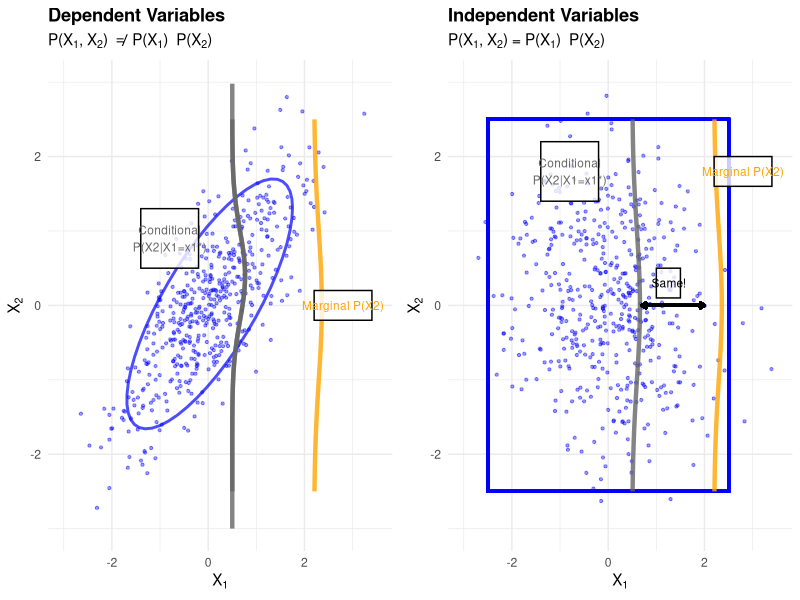

This chart was generated by the following R code:
# Illustrating two factorizations: P(X1, X2) vs P(X1) * P(X2)
# Shows conditional vs marginal sampling for dependent and independent variables

library(ggplot2)
library(gridExtra)

set.seed(123)

# ============================================================================
# Plot 1: DEPENDENT VARIABLES
# ============================================================================

# Generate correlated (dependent) variables
n <- 500
x1_dep <- rnorm(n, 0, 1)
x2_dep <- 0.8 * x1_dep + rnorm(n, 0, 0.6)  # Strong correlation
df_dependent <- data.frame(x1 = x1_dep, x2 = x2_dep)

# Fixed value for conditioning
x1_fixed <- 0.5

# Create dependent variables plot
plot_dependent <- ggplot(df_dependent, aes(x = x1, y = x2)) +
  geom_point(alpha = 0.4, size = 0.8, color = "blue") +
  
  # Add elliptical boundary to show correlation structure
  stat_ellipse(type = "norm", level = 0.8, color = "blue", size = 1, alpha = 0.7) +
  
  # Conditional distribution curve (gray) - P(X2|X1=x1_fixed)
  stat_function(fun = function(y) x1_fixed + dnorm(y, mean = 0.8*x1_fixed, sd = 0.6) * 0.4, 
                aes(x = ..y.., y = ..x..), color = "gray40", size = 1.5, alpha = 0.8) +
  geom_path(data = data.frame(y = seq(-2.5, 2.5, 0.1), 
                              x = x1_fixed + dnorm(seq(-2.5, 2.5, 0.1), mean = 0.8*x1_fixed, sd = 0.6) * 0.4),
            aes(x = x, y = y), color = "gray40", size = 1.5, alpha = 0.8) +
  
  # Marginal distribution curve (orange) - P(X2)
  geom_path(data = data.frame(y = seq(-2.5, 2.5, 0.1), 
                              x = 2.2 + dnorm(seq(-2.5, 2.5, 0.1), mean = 0, sd = sqrt(0.8^2 + 0.6^2)) * 0.4),
            aes(x = x, y = y), color = "orange", size = 1.5, alpha = 0.8) +
  
  # Labels and annotations with background boxes
  annotate("rect", xmin = -1.4, xmax = -0.2, ymin = 0.5, ymax = 1.3, 
           fill = "white", color = "black", alpha = 0.8) +
  annotate("text", x = -0.8, y = 0.9, label = "Conditional\nP(X2|X1=x1*)", 
           color = "gray40", size = 3, hjust = 0.5) +
  annotate("rect", xmin = 2.2, xmax = 3.4, ymin = -0.2, ymax = 0.2, 
           fill = "white", color = "black", alpha = 0.8) +
  annotate("text", x = 2.8, y = 0, label = "Marginal P(X2)", 
           color = "orange", size = 3, hjust = 0.5) +
  
  labs(title = "Dependent Variables",
       subtitle = expression(paste("P(X"[1], ", X"[2], ") ", phantom() != phantom(), " P(X"[1], ") ", " P(X"[2], ")")),
       x = expression(X[1]), 
       y = expression(X[2])) +
  xlim(-3, 3.5) + ylim(-3, 3) +
  theme_minimal() +
  theme(plot.title = element_text(face = "bold"))

# ============================================================================
# Plot 2: INDEPENDENT VARIABLES  
# ============================================================================

# Generate independent variables
x1_indep <- rnorm(n, 0, 1)
x2_indep <- rnorm(n, 0, 1)  # No correlation with x1_indep
df_independent <- data.frame(x1 = x1_indep, x2 = x2_indep)

# Create independent variables plot
plot_independent <- ggplot(df_independent, aes(x = x1, y = x2)) +
  geom_point(alpha = 0.4, size = 0.8, color = "blue") +
  
  # Add rectangular boundary to show independence
  geom_rect(xmin = -2.5, xmax = 2.5, ymin = -2.5, ymax = 2.5, 
            fill = NA, color = "blue", size = 1, alpha = 0.7) +
  
  # Conditional distribution curve (gray) - P(X2|X1=x1_fixed) = P(X2) under independence
  geom_path(data = data.frame(y = seq(-2.5, 2.5, 0.1), 
                              x = x1_fixed + dnorm(seq(-2.5, 2.5, 0.1), mean = 0, sd = 1) * 0.4),
            aes(x = x, y = y), color = "gray40", size = 1.5, alpha = 0.8) +
  
  # Marginal distribution curve (orange) - P(X2) - same as conditional
  geom_path(data = data.frame(y = seq(-2.5, 2.5, 0.1), 
                              x = 2.2 + dnorm(seq(-2.5, 2.5, 0.1), mean = 0, sd = 1) * 0.4),
            aes(x = x, y = y), color = "orange", size = 1.5, alpha = 0.8) +
  
  # Arrow showing they're the same
  geom_segment(x = x1_fixed + 0.2, y = 0, xend = 2.0, yend = 0, 
               arrow = arrow(length = unit(0.15, "cm"), ends = "both"), 
               color = "black", size = 1) +
  
  # Labels and annotations with background boxes
  annotate("rect", xmin = -1.4, xmax = -0.2, ymin = 1.4, ymax = 2.2, 
           fill = "white", color = "black", alpha = 0.8) +
  annotate("text", x = -0.8, y = 1.8, label = "Conditional\nP(X2|X1=x1*)", 
           color = "gray40", size = 3, hjust = 0.5) +
  annotate("rect", xmin = 2.2, xmax = 3.4, ymin = 1.6, ymax = 2.0, 
           fill = "white", color = "black", alpha = 0.8) +
  annotate("text", x = 2.8, y = 1.8, label = "Marginal P(X2)", 
           color = "orange", size = 3, hjust = 0.5) +
  annotate("rect", xmin = 1.0, xmax = 1.5, ymin = 0.1, ymax = 0.5, 
           fill = "white", color = "black", alpha = 0.8) +
  annotate("text", x = 1.25, y = 0.3, label = "Same!", 
           color = "black", size = 3, hjust = 0.5) +
  
  labs(title = "Independent Variables",
       subtitle = expression(paste("P(X"[1], ", X"[2], ") = P(X"[1], ") ", " P(X"[2], ")")),
       x = expression(X[1]), 
       y = expression(X[2])) +
  xlim(-3, 3.5) + ylim(-3, 3) +
  theme_minimal() +
  theme(plot.title = element_text(face = "bold"))

# ============================================================================
# Save combined plot to PDF
# ============================================================================

# Save the combined plot to PDF
pdf("factorization_illustration.pdf", width = 12, height = 6)
grid.arrange(plot_dependent, plot_independent, ncol = 2)
dev.off()

cat("Plot saved to factorization_illustration.pdf\n")